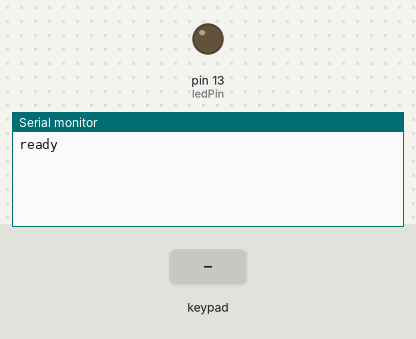
Recording of a sketch running on a simulated Arduino Leonardo, built with avr-gcc and run on an emulated ATmega32U4. On the bench: output pins drawn as LEDs (lit = HIGH), the last lines printed to the serial monitor. The test bench sets the inputs (shaded band).

Above: at 1.2 s.
1.3 s: key '0' pressed
At 1.47 s:
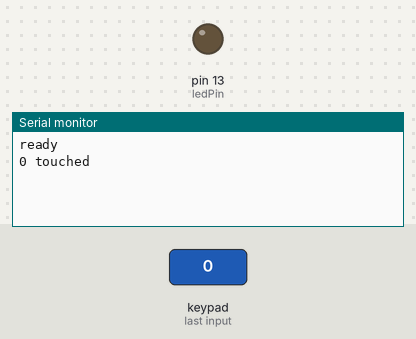
At 2.3 s:
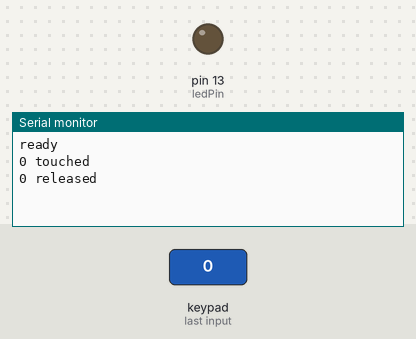

Measured:
- after the input at 1.3 s, the serial monitor: prints a new line at once (image 1)

The sketch:

prototype3-1.ino
```cpp
/*********************************************************
DIGF Body Centric-prototype3-1
Jessy

This example interfaces with the Adafruit MPR121 capacitive board: https://learn.adafruit.com/adafruit-mpr121-12-key-capacitive-touch-sensor-breakout-tutorial/overview
 * Reads all 0 pins and writes a 1 or 0 separated by commas
 *
 * Based on the MPR121test.ino example file
**********************************************************/

#include <Wire.h>
#include "Adafruit_MPR121.h"

#ifndef _BV
#define _BV(bit) (1 << (bit))
#endif

// You can have up to 4 on one i2c bus but one is enough for testing!
Adafruit_MPR121 cap = Adafruit_MPR121();

// Keeps track of the last pins touched
// so we know when buttons are 'released'
uint16_t lasttouched = 0;
uint16_t currtouched = 0;

const int controlPin = 0;
const int ledPin = 13;
unsigned long previousMillis = 0;        // will store last time LED was updated

// constants won't change:
const long interval = 500;           // interval at which to blink (milliseconds)
int ledState = HIGH;             // ledState used to set the LED
bool flashing = false;

void setup() {
  Serial.begin(9600);

  while (!Serial) { // needed to keep leonardo/micro from starting too fast!
    delay(10);
  }

  pinMode(ledPin, OUTPUT);

  // Default address is 0x5A, if tied to 3.3V its 0x5B
  // If tied to SDA its 0x5C and if SCL then 0x5D
  if (!cap.begin(0x5A)) {
    Serial.println("MPR121 not found, check wiring?");
    while (1);
  }
  Serial.println("ready");
}

void flashLed() {
   unsigned long currentMillis = millis();

   if (currentMillis - previousMillis >= interval) {
    // save the last time you blinked the LED
    previousMillis = currentMillis;

    // if the LED is off turn it on and vice-versa:
    if (ledState == LOW) {
      ledState = HIGH;
    } else {
      ledState = LOW;
    }

    // set the LED with the ledState of the variable:
    digitalWrite(ledPin, ledState);
  }
}

void turnOffLed() {
    ledState = LOW;
    previousMillis = millis();
    digitalWrite(ledPin, LOW);
}

void loop() {
  // Get the currently touched pads
  currtouched = cap.touched();


    // it if *is* touched and *wasnt* touched before, alert!
    if ((currtouched & _BV(controlPin)) && !(lasttouched & _BV(controlPin)) ) {
      Serial.print(controlPin); Serial.println(" touched");
      ledState = HIGH;
      digitalWrite(ledPin, ledState);
      flashing = true;
    }
    // if it *was* touched and now *isnt*, alert!
    if (!(currtouched & _BV(controlPin)) && (lasttouched & _BV(controlPin)) ) {
      Serial.print(controlPin); Serial.println(" released");
      flashing = false;
      turnOffLed();
    }

    if (flashing){
      flashLed();
    }

  // reset our state
  lasttouched = currtouched;


  // put a delay so it isn't overwhelming
  delay(100);
}
```
